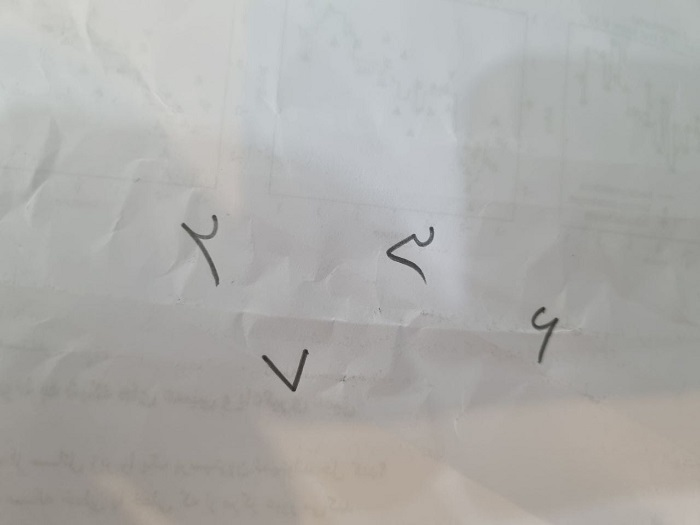
#> input picture persian-digits.jpg, 700 x 525 px
$ python connectedcomponents.py
#> lines starting #> are read from the running program, lines starting #| are printed output that depends on the picture; after the words box and inside, x2 and y2 are one past the last pixel; in counts of white or black regions, pixels touching at a corner belong together
import cv2
import numpy as np
# Read the input image (make sure it's a binary image)
image = cv2.imread('persian-digits.jpg', cv2.IMREAD_GRAYSCALE)
#> image: shape (525, 700); min 41, max 212, mean 171.6
# Apply thresholding to create a binary image
_, binary_image = cv2.threshold(image, 128, 255, cv2.THRESH_BINARY)
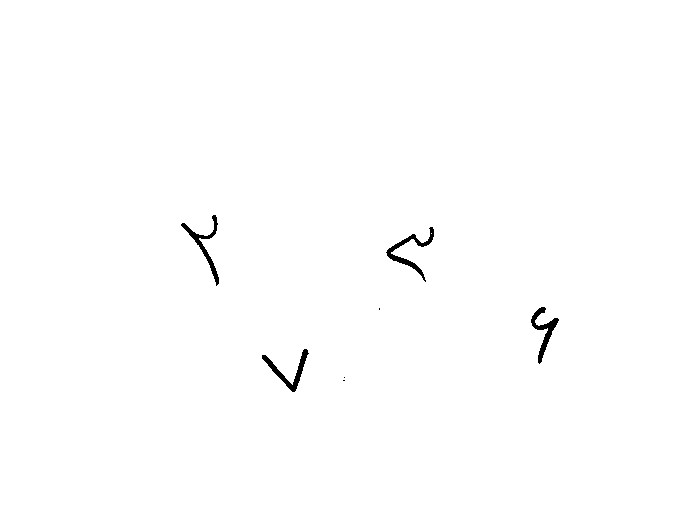
#> binary_image: shape (525, 700); 99.5% white; 7 black regions (3 under 20 px), largest, box (x1, y1, x2, y2) and area: (386, 227, 434, 282) 475, (181, 215, 219, 286) 447, (262, 349, 309, 392) 439, (531, 307, 559, 364) 435
binary_image = 255-binary_image
# Use connectedComponentsWithStats to obtain labels and bounding boxes
num_labels, labels, stats, centroids = cv2.connectedComponentsWithStats(binary_image, connectivity=8)
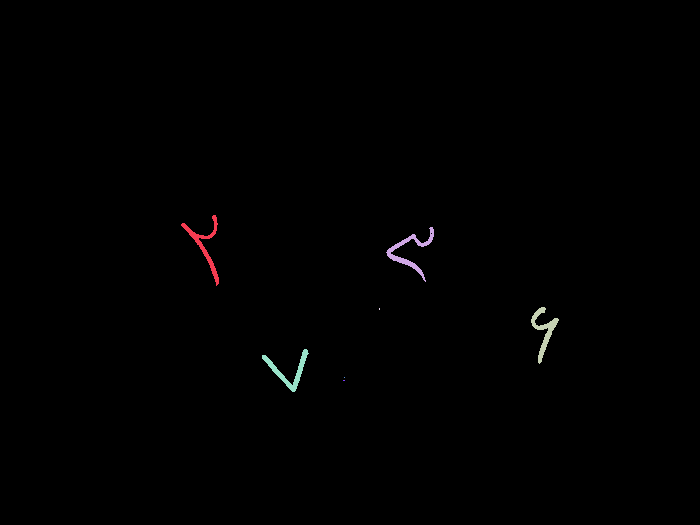
#> labels: shape (525, 700) int32; 8 distinct labels, from 0 to 7; one colour per label, 0 black
#> num_labels = 8; stats = [[0, 0, 700, 525, 365699], [181, 215, 38, 71, 447], [386, 227, 48, 55, 475], [531, 307, 28, 57, 435], [379, 308, 1, 2, 2], [262, 349, 47, 43, 439], [344, 377, 1, 1, 1], [343, 380, 2, 1, 2]]; centroids = [[349.4, 261.8], [204.7, 245.1], [409.8, 251], [543.5, 330.5], [379, 308.5], [288.4, 370.3], [344, 377], [343.5, 380]]
# Iterate through each connected component
for label in range(1, num_labels):
    # Get the bounding box of the current connected component
    x, y, w, h = stats[label][:4]
    # Crop the connected component using the bounding box
    connected_component = image[y:y+h, x:x+w]

    # Display or save the cropped connected component
    cv2.imshow(f'Cropped Component {label}', connected_component)
    cv2.waitKey(0)
    cv2.destroyAllWindows()
#> this loop made 7 passes
#> (x, y, w, h) on passes 1, 2, 3, 5: (181, 215, 38, 71), (386, 227, 48, 55), (531, 307, 28, 57), (262, 349, 47, 43)
#> (x, y, w, h, connected_component) on passes 4, 6, 7: (379, 308, 1, 2, [116, 118]), (344, 377, 1, 1, [127]), (343, 380, 2, 1, [[114, 128]])
#> pass 1, `connected_component = image[y:y+h, x:x+w]`:
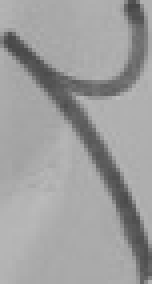
#> connected_component: shape (71, 38) (shown 4 times larger); min 71, max 188, mean 158.3
#> pass 2, `connected_component = image[y:y+h, x:x+w]`:
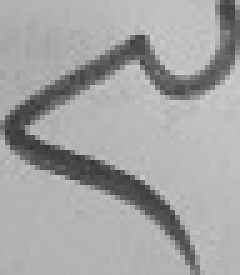
#> connected_component: shape (55, 48) (shown 5 times larger); min 56, max 202, mean 164.1
#> pass 3, `connected_component = image[y:y+h, x:x+w]`:
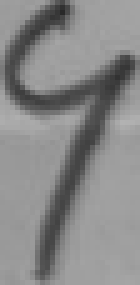
#> connected_component: shape (57, 28) (shown 5 times larger); min 41, max 178, mean 137.2
